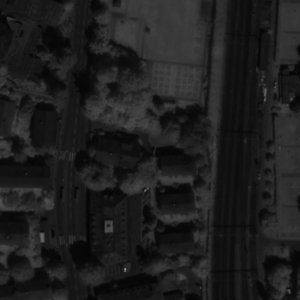
#> input picture ASSIGNMENT1_VISIONE_ARTIFICIALE/DATASET/val/c1/zh3_01_01_R.png, 300 x 300 px; its folder holds 2 pictures in this run
$ python val_images.py
#> lines starting #> are read from the running program, lines starting #| are printed output that depends on the picture
### ASSIGNMENT1_VISIONE_ARTIFICIALE/registrator.py
import cv2
import numpy as np
#importiamo il nostro modulo matematico
import metrics

def applica_trasformazione(img_mov,tx,ty,theta):
    """
    Applica una roto-traslazione all'immagine moving rispetto al suo centro.
    Utilizza l'interpolazione bilineare come richiesto dalle specifiche.

    Parametri:
    img_mov (numpy.ndarray): L'immagine da spostare/ruotare.
    tx (float): Traslazione lungo l'asse X (colonne).
    ty (float): Traslazione lungo l'asse Y (righe).
    theta (float): Angolo di rotazione in gradi.

    Ritorna:
    numpy.ndarray: La nuova immagine trasformata.
    """

    # 1. Creo un clone digitale per garantire che l'immagine originale
    # non venga sporcata in memoria
    img_sicura = img_mov.copy()

    # Calcolo dimensioni e centro
    # h altezza (numero di righe), w larghezza(numero di colonne)
    h, w = img_sicura.shape[:2]
    # centro in base al quale fare le rotazioni,
    # in prima istanza avevo settato il centro come il centro dell'immagine ma
    # impostandolo a (0,0) l'errore diminuisce
    centro = (0,0)

    # 3. Creazione della matrice Roto-traslazione (2x3)
    M = cv2.getRotationMatrix2D(centro,theta,1.0)

    # Aggiungo le componenti di traslazione alla terza colonna della matrice
    M[0,2] += tx
    M[1,2] += ty

    # 4. Applicazione del Warping
    # cv2.INTER_LINEAR forza l'interpolazione bilineare
    img_warped = cv2.warpAffine(img_sicura, M, (w,h), flags=cv2.INTER_LINEAR)

    return img_warped

# Lista globale per salvare la storia della MI durante un'ottimizzazione
mi_history = []

def funzione_obiettivo(parametri, img_ref,img_mov,bins):
    """
    Funzione di "costo" che verrà passata all'ottimizzatore (es. Powell).
    L'ottimizzatore proverà a minimizzare il valore restituito da questa funzione.

    Parametri:
    parametri (list/tuple): Contiene i 3 valori provati dall'ottimizzatore [tx, ty, theta].
    img_ref (numpy.ndarray): L'immagine di riferimento fissa.
    img_mov (numpy.ndarray): L'immagine da allineare.
    bins (int): Il numero di bin per l'istogramma (es. 64, 128, 256).

    Ritorna:
    float: Il valore NEGATIVO della Mutua Informazione.
    """

    # Spacchettiamo l'array dei parametri generato da SciPy
    tx, ty, theta = parametri

    # 1. Spostiamo temporaneamente l'immagine con i parametri attuali
    img_trasformata = applica_trasformazione(img_mov, tx, ty, theta)

    # 2. Calcoliamo quanto è "buono" questo spostamento
    mi = metrics.calcola_mutua_informazione(img_ref, img_trasformata, bins)

    # 3. IL TRUCCO DELL'OTTIMIZZATORE
    # SciPy cerca il MINIMO assoluto. Noi cerchiamo la Mutua Informazione MASSIMA.
    # Restituendo "-mi", inganniamo la libreria facendole cercare il nostro massimo.

    # Salviamo il valore positivo della MI per il grafico
    mi_history.append(mi)

    return -mi

### ASSIGNMENT1_VISIONE_ARTIFICIALE/metrics.py
import numpy as np

def calcola_entropia(distribuzione_prob):
    p = distribuzione_prob[distribuzione_prob > 0]
    entropia = -np.sum(p * np.log2(p))
    return entropia

def calcola_mutua_informazione(img_ref, img_mov, bins=256):

    # --- 1. MASCHERA (Per ignorare i bordi neri 0) ---
    # Consideriamo solo i pixel che sono > 0 in ENTRAMBE le immagini
    mask = (img_ref > 0) & (img_mov > 0)

    ref_validi = img_ref[mask]
    mov_validi = img_mov[mask]

    # Se la sovrapposizione è nulla o troppo piccola, MI è 0
    if len(ref_validi) < 10:
        return 0.0

    # --- 2. ISTOGRAMMA CONGIUNTO ---
    # Usiamo ref_validi e mov_validi, non le immagini intere
    istogramma_2d, _, _ = np.histogram2d(
        ref_validi,
        mov_validi,
        bins=bins,
        range=[[0, 256], [0, 256]]
    )

    # --- 3. PROBABILITÀ E ENTROPIE ---
    prob_congiunta = istogramma_2d / np.sum(istogramma_2d)

    prob_ref = np.sum(prob_congiunta, axis=1)
    prob_mov = np.sum(prob_congiunta, axis=0)

    h_ref = calcola_entropia(prob_ref)
    h_mov = calcola_entropia(prob_mov)
    h_congiunta = calcola_entropia(prob_congiunta)

    # --- 4. FORMULA FINALE ---
    mi = h_ref + h_mov - h_congiunta
    return mi

### ASSIGNMENT1_VISIONE_ARTIFICIALE/val_images.py
import os
import cv2
import numpy as np
from scipy.optimize import minimize
from registrator import funzione_obiettivo, applica_trasformazione

def salva_risultati(img_ref, img_mov, tx, ty, rot, nome_cartella, nome_base):
    # Applichiamo la trasformazione finale
    img_aligned = applica_trasformazione(img_mov, tx, ty, rot)
    # Calcoliamo la differenza (absdiff)
    img_diff = cv2.absdiff(img_ref, img_aligned)

    os.makedirs(nome_cartella, exist_ok=True)
    cv2.imwrite(f"{nome_cartella}/{nome_base}_aligned.png", img_aligned)
    cv2.imwrite(f"{nome_cartella}/{nome_base}_diff.png", img_diff)

def main():
    # 1. IMPOSTAZIONI (Le migliori trovate)
    BINS = 64
    METODO = 'Powell'

    # 2. GESTIONE CARTELLE
    val_dir = "DATASET/val"
    output_dir = "RISULTATI_VAL"

    coppie = sorted([d for d in os.listdir(val_dir) if os.path.isdir(os.path.join(val_dir, d))])

    print(f"Avvio elaborazione test set con {METODO} e {BINS} bins...")

    for cartella in coppie:
        path = os.path.join(val_dir, cartella)
        files = os.listdir(path)

        f_r = [f for f in files if "R" in f][0]
        f_t = [f for f in files if "T" in f][0]

        img_ref = cv2.imread(os.path.join(path, f_r), 0)
#> img_ref is the input picture: shape (300, 300); min 4, max 159, mean 30.4
        img_mov = cv2.imread(os.path.join(path, f_t), 0)
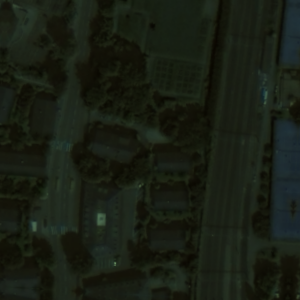
#> input picture ASSIGNMENT1_VISIONE_ARTIFICIALE/DATASET/val/c1/zh3_01_01_T.png, 300 x 300 px
#> img_mov: shape (300, 300); min 6, max 119, mean 26.7

        # Pre-processing (Il tuo segreto del successo)
        img_ref_b = cv2.GaussianBlur(img_ref, (7, 7), 0)
        img_mov_b = cv2.GaussianBlur(img_mov, (7, 7), 0)

        # Ottimizzazione
        res = minimize(funzione_obiettivo, [0.0, 0.0, 0.0],
                       args=(img_ref_b, img_mov_b, BINS), method=METODO)
#> res = {'fun': -0.409, 'direc': [[1, 0, 0], [0, 1, 0], [-4.94, 4.8, 1.42]], 'nit': 6, 'nfev': 323, 'status': 0, 'success': True, 'message': 'Optimization terminated successfully.', 'x': [-5.54, 13.8, 3.53]}

        tx_e, ty_e, deg_e = res.x
#> tx_e = -5.54; ty_e = 13.8; deg_e = 3.53

        # Salva le immagini per lo ZIP finale
        salva_risultati(img_ref, img_mov, tx_e, ty_e, deg_e, output_dir, cartella)
#> in salva_risultati, `img_aligned = applica_trasformazione(img_mov, tx, ty, rot)`:
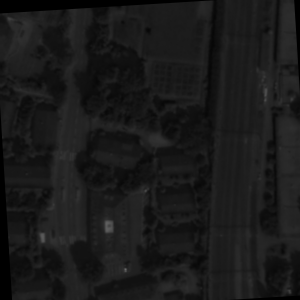
#> img_aligned: shape (300, 300); min 0, max 104, mean 25.7
#> in salva_risultati, `img_diff = cv2.absdiff(img_ref, img_aligned)`:
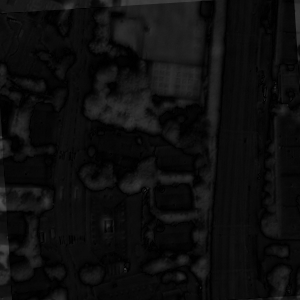
#> img_diff: shape (300, 300); min 0, max 84, mean 13.6
        print(f"Coppia {cartella} completata.")
#> pass 2 of the loop in main, `for cartella in coppie:`:
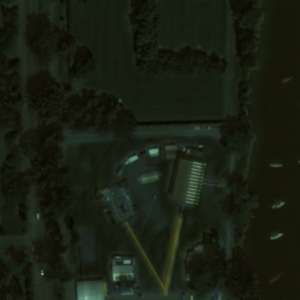
#> input picture ASSIGNMENT1_VISIONE_ARTIFICIALE/DATASET/val/c2/zh3_01_02_R.png, 300 x 300 px
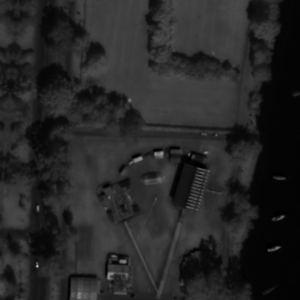
#> input picture ASSIGNMENT1_VISIONE_ARTIFICIALE/DATASET/val/c2/zh3_01_02_T.png, 300 x 300 px
#> in main, img_mov is the input picture: shape (300, 300); min 0, max 203, mean 38.2
#> res = {'fun': -0.619, 'direc': [[-1.48, 2.29, 0.69], [0, 1, 0], [-3.58e-14, 7.78e-15, 6.26e-15]], 'nit': 7, 'nfev': 492, 'status': 0, 'success': True, 'message': 'Optimization terminated successfully.', 'x': [-17.52, 11.09, 4.76]}
#> tx_e = -17.52; ty_e = 11.09; deg_e = 4.76
#> in salva_risultati (call 2), `img_diff = cv2.absdiff(img_ref, img_aligned)`:
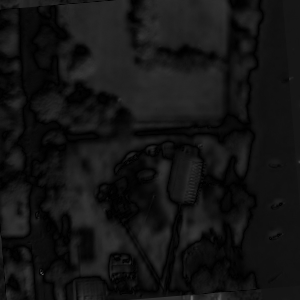
#> img_diff: shape (300, 300); min 0, max 101, mean 19.8

if __name__ == "__main__":
    main()
